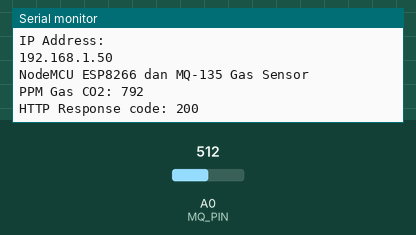
Simulated run of this sketch. Board: ESP8266 (NodeMCU). Shown: the last lines printed to the serial monitor. The inputs (shaded band) are chosen by the test bench; at power-on: A0 (MQ_PIN) = 512. WiFi joins after 1.5 s; servers stay silent unless stated; uploads are accepted with an empty reply.

Above: at 2.7 s.
2.8 s: A0 (MQ_PIN) set to 716
At 6.9 s:
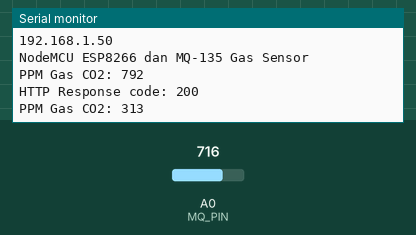
8.6 s: A0 (MQ_PIN) set to 900
At 12.6 s:
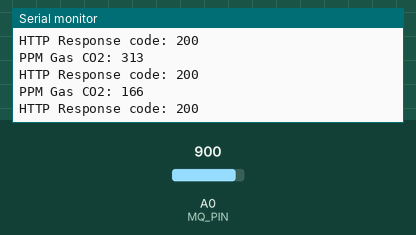
Timing chart, 0 to 14.1 s (numbered marks = the images above; inputs shaded):
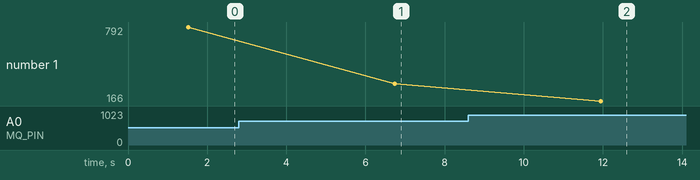

Measured:
- after the input at 2.8 s, the serial monitor: prints a new line after 3.9 s (image 1)
- after the input at 8.6 s, the serial monitor: prints a new line after 3.3 s (image 2)
- plotted number 1: 792 → 313 after the input at 2.8 s, 313 → 166 after the input at 8.6 s

The sketch:

mq135.ino
```cpp
#include <ESP8266WiFi.h>
#include <ESP8266HTTPClient.h>

const int MQ_PIN = A0; // Pin analog untuk sensor MQ-135
const char* ssid = "Ank Kratos";
const char* password = "akbarget21";
const char* serverAddress = "http://192.168.216.239:8080/api/gas-data"; // Alamat API gas di Laravel

void setup() {
  pinMode(MQ_PIN, INPUT);
  Serial.begin(9600);
  connectWiFi();
  Serial.println("NodeMCU ESP8266 dan MQ-135 Gas Sensor");
}

void loop() {
  int sensorValue = analogRead(MQ_PIN);
  int ppm = analogToPpm(sensorValue);
  Serial.print("PPM Gas CO2: ");
  Serial.println(ppm);

  sendDataToAPI(ppm); // Kirim data ke API
  delay(5000); // Tunggu 5 detik sebelum mengirim data lagi
}

float analogToPpm(int analogValue) {
  float voltage = (analogValue / 1023.0) * 3.3;
  float ppm = 116.6020682 * pow(voltage / 3.3, -2.769034857);
  return ppm; // Mengembalikan nilai ppm dalam tipe data float
}

void connectWiFi() {
  Serial.println();
  Serial.println("Connecting to WiFi");
  WiFi.begin(ssid, password);

  while (WiFi.status() != WL_CONNECTED) {
    delay(500);
    Serial.print(".");
  }

  Serial.println("");
  Serial.println("WiFi connected");
  Serial.println("IP Address: ");
  Serial.println(WiFi.localIP());
}

void sendDataToAPI(int ppm) {
  // Buat objek WiFiClient
  WiFiClient client;

  // Buat objek HTTPClient dengan objek WiFiClient sebagai argumen
  HTTPClient http;

  // Buat URL untuk endpoint API
  String url = serverAddress;

  // Mulai permintaan POST ke API
  http.begin(client, url);
  http.addHeader("Content-Type", "application/x-www-form-urlencoded"); // Atur header Content-Type

  // Buat payload untuk dikirim ke API
  String payload = "gas_level=" + String(ppm); // Mengonversi ppm menjadi string

  // Kirim data POST ke API
  int httpResponseCode = http.POST(payload);

  // Cek kode respons
  if (httpResponseCode > 0) {
    Serial.print("HTTP Response code: ");
    Serial.println(httpResponseCode);
  } else {
    Serial.print("Error code: ");
    Serial.println(httpResponseCode);
  }

  // Akhir permintaan HTTP
  http.end();
}
```
